Frame 1 (no input): blank canvas, image omitted
Frame 60 (the mouse pressed at the canvas centre just before this capture): blank canvas, image omitted
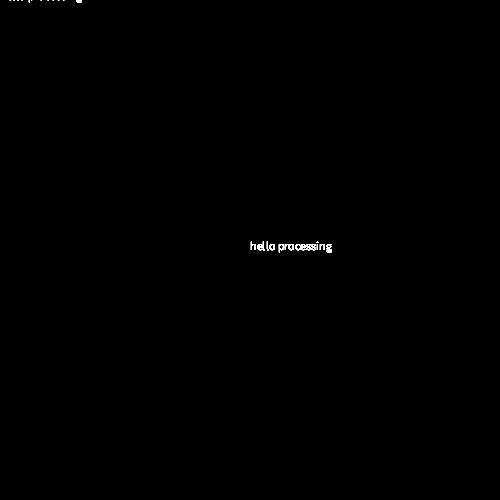
Frame 120 (the mouse held since frame 60 and released just before this capture)

The Processing sketch whose frames 1 and 60 were blank and that drew this single picture after the mouse press (run headless with seeded random() and noise(); from frame 60 on, the mouse is pressed at the canvas centre):

// Processing sketch: text
// ── text.pde
void setup() {
 size(500,500);
 background(0);
}

void draw() {
  fill(255);
  text("hello processing",mouseX,mouseY);
}
